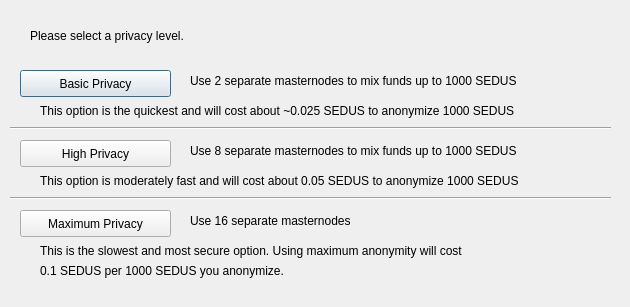
<?xml version="1.0" encoding="UTF-8"?>
<ui version="4.0">
 <class>DarksendConfig</class>
 <widget class="QDialog" name="DarksendConfig">
  <property name="geometry">
   <rect>
    <x>0</x>
    <y>0</y>
    <width>630</width>
    <height>307</height>
   </rect>
  </property>
  <property name="windowTitle">
   <string>Configure PrivateSend</string>
  </property>
  <widget class="QPushButton" name="buttonBasic">
   <property name="geometry">
    <rect>
     <x>20</x>
     <y>70</y>
     <width>151</width>
     <height>27</height>
    </rect>
   </property>
   <property name="text">
    <string>Basic Privacy</string>
   </property>
  </widget>
  <widget class="QPushButton" name="buttonHigh">
   <property name="geometry">
    <rect>
     <x>20</x>
     <y>140</y>
     <width>151</width>
     <height>27</height>
    </rect>
   </property>
   <property name="text">
    <string>High Privacy</string>
   </property>
  </widget>
  <widget class="QPushButton" name="buttonMax">
   <property name="geometry">
    <rect>
     <x>20</x>
     <y>210</y>
     <width>151</width>
     <height>27</height>
    </rect>
   </property>
   <property name="text">
    <string>Maximum Privacy</string>
   </property>
  </widget>
  <widget class="QLabel" name="label">
   <property name="geometry">
    <rect>
     <x>30</x>
     <y>20</y>
     <width>571</width>
     <height>31</height>
    </rect>
   </property>
   <property name="text">
    <string>Please select a privacy level.</string>
   </property>
  </widget>
  <widget class="QLabel" name="label_2">
   <property name="geometry">
    <rect>
     <x>190</x>
     <y>70</y>
     <width>421</width>
     <height>21</height>
    </rect>
   </property>
   <property name="text">
    <string>Use 2 separate masternodes to mix funds up to 1000 SEDUS</string>
   </property>
  </widget>
  <widget class="QLabel" name="label_3">
   <property name="geometry">
    <rect>
     <x>190</x>
     <y>140</y>
     <width>411</width>
     <height>21</height>
    </rect>
   </property>
   <property name="text">
    <string>Use 8 separate masternodes to mix funds up to 1000 SEDUS</string>
   </property>
  </widget>
  <widget class="QLabel" name="label_4">
   <property name="geometry">
    <rect>
     <x>190</x>
     <y>210</y>
     <width>421</width>
     <height>21</height>
    </rect>
   </property>
   <property name="text">
    <string>Use 16 separate masternodes</string>
   </property>
  </widget>
  <widget class="QLabel" name="label_6">
   <property name="geometry">
    <rect>
     <x>40</x>
     <y>100</y>
     <width>561</width>
     <height>21</height>
    </rect>
   </property>
   <property name="text">
    <string>This option is the quickest and will cost about ~0.025 SEDUS to anonymize 1000 SEDUS</string>
   </property>
  </widget>
  <widget class="QLabel" name="label_7">
   <property name="geometry">
    <rect>
     <x>40</x>
     <y>170</y>
     <width>561</width>
     <height>21</height>
    </rect>
   </property>
   <property name="text">
    <string>This option is moderately fast and will cost about 0.05 SEDUS to anonymize 1000 SEDUS</string>
   </property>
  </widget>
  <widget class="QLabel" name="label_8">
   <property name="geometry">
    <rect>
     <x>40</x>
     <y>240</y>
     <width>561</width>
     <height>21</height>
    </rect>
   </property>
   <property name="text">
    <string>This is the slowest and most secure option. Using maximum anonymity will cost</string>
   </property>
  </widget>
  <widget class="QLabel" name="label_9">
   <property name="geometry">
    <rect>
     <x>40</x>
     <y>260</y>
     <width>561</width>
     <height>21</height>
    </rect>
   </property>
   <property name="text">
    <string>0.1 SEDUS per 1000 SEDUS you anonymize.</string>
   </property>
  </widget>
  <widget class="Line" name="line">
   <property name="geometry">
    <rect>
     <x>10</x>
     <y>120</y>
     <width>601</width>
     <height>16</height>
    </rect>
   </property>
   <property name="orientation">
    <enum>Qt::Horizontal</enum>
   </property>
  </widget>
  <widget class="Line" name="line_2">
   <property name="geometry">
    <rect>
     <x>10</x>
     <y>190</y>
     <width>601</width>
     <height>16</height>
    </rect>
   </property>
   <property name="orientation">
    <enum>Qt::Horizontal</enum>
   </property>
  </widget>
 </widget>
 <resources/>
 <connections/>
</ui>
